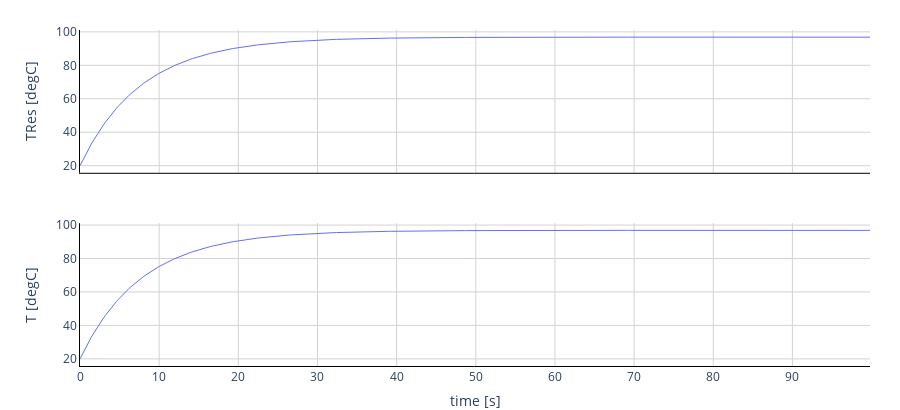

Here is the notebook cell this chart was saved with:
### Markdown cell above
## Show progress of long running simulations

### Code cell
import threading
from IPython.display import display
import ipywidgets as widgets
from time import sleep

stop_time = 100

progress = widgets.FloatProgress(value=0, min=0, max=stop_time, description='Simulating...')

# worker function that runs the simulation asynchronously
def work(progress):
    
    global result
    
    # callback function that gets called after every simulation step
    def step_finished(time, recorder):
        sleep(0.01)  # slow down the simulation
        progress.value = time
        return True
    
    result = simulate_fmu('Heater.fmu', stop_time=stop_time, step_finished=step_finished)

# show the progress bar
display(progress)

# start the simulation thread
thread = threading.Thread(target=work, args=(progress,))
thread.start()
thread.join()

# hide the progress bar
progress.layout.display = "none"

# plot the simulation result
plot_result(result)

### Figure 1 — Plotly figure (JSON) as saved in the notebook; plotly's stock layout.template omitted (floating-point values rounded to 4 significant figures; data arrays with more than 128 entries replaced by an {"elided": "..."} marker saying what was removed)
{"data": [{"fillcolor": "rgba(0,0,255,0.1)", "line": {"color": "#636efa", "width": 1}, "name": "TRes", "type": "scatter", "x": {"elided": "500 float values"}, "xaxis": "x", "y": {"elided": "500 float values"}, "yaxis": "y"}, {"fillcolor": "rgba(0,0,255,0.1)", "line": {"color": "#636efa", "width": 1}, "name": "T", "type": "scatter", "x": {"elided": "500 float values"}, "xaxis": "x2", "y": {"elided": "500 float values"}, "yaxis": "y2"}], "layout": {"height": 410, "margin": {"b": 0, "r": 30, "t": 30}, "plot_bgcolor": "rgba(0,0,0,0)", "showlegend": false, "xaxis": {"anchor": "y", "domain": [0, 1], "gridcolor": "LightGrey", "gridwidth": 1, "linecolor": "black", "matches": "x2", "showgrid": true, "showline": true, "showticklabels": false, "ticklen": 0, "zeroline": true, "zerolinecolor": "LightGrey", "zerolinewidth": 1}, "xaxis2": {"anchor": "y2", "domain": [0, 1], "gridcolor": "LightGrey", "gridwidth": 1, "linecolor": "black", "showgrid": true, "showline": true, "ticklen": 0, "title": {"text": "time [s]"}, "zeroline": true, "zerolinecolor": "LightGrey", "zerolinewidth": 1}, "yaxis": {"anchor": "x", "domain": [0.575, 1], "gridcolor": "LightGrey", "gridwidth": 1, "linecolor": "black", "showgrid": true, "showline": true, "ticklen": 0, "title": {"text": "TRes [degC]"}, "zerolinecolor": "LightGrey", "zerolinewidth": 1}, "yaxis2": {"anchor": "x2", "domain": [0, 0.425], "gridcolor": "LightGrey", "gridwidth": 1, "linecolor": "black", "showgrid": true, "showline": true, "ticklen": 0, "title": {"text": "T [degC]"}, "zerolinecolor": "LightGrey", "zerolinewidth": 1}}}
